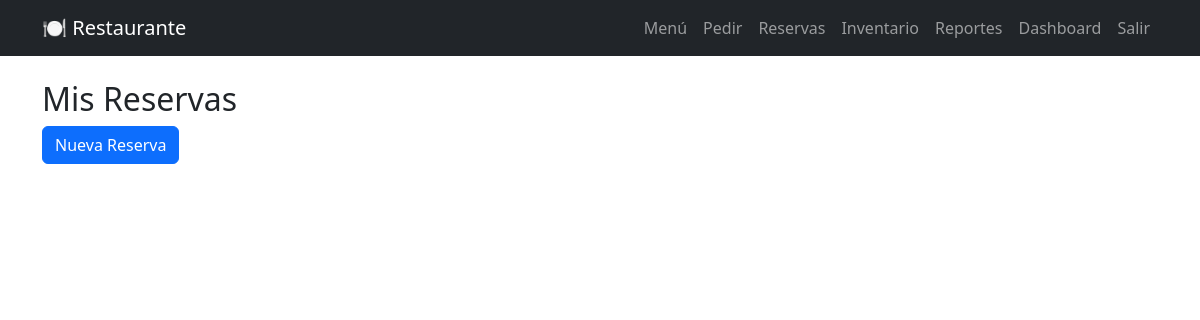
Page /reservations/ (signed in) on the earlier database version.
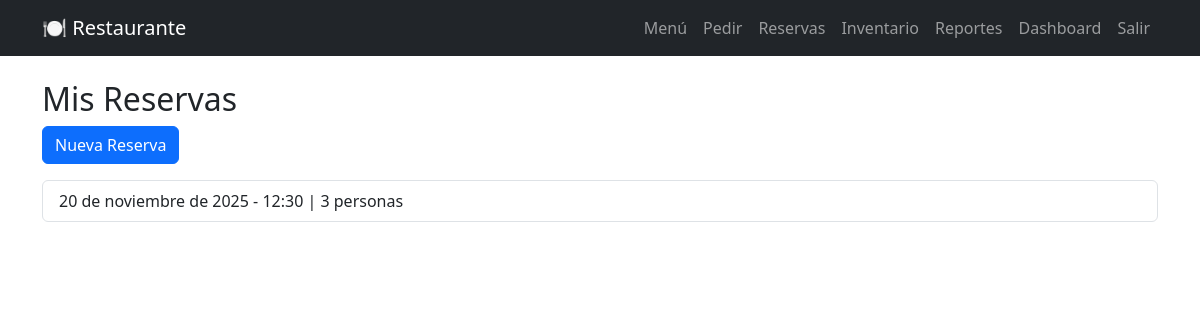
Same page on the later database version.
### reservations/models.py (models this page shows, shortened)
class Reservation(models.Model):
    user = models.ForeignKey(User, on_delete=models.CASCADE)
    date = models.DateField()
    time = models.TimeField()
    persons = models.PositiveIntegerField(default=1)
    notes = models.TextField(blank=True)

### reservations/views.py (the view)
# urls.py: path("", views.reservation_list, name="list"),
@login_required
def reservation_list(request):
    reservations = Reservation.objects.filter(user=request.user)
    return render(request, "reservations/list.html", {"reservations": reservations})

### templates/reservations/list.html
{% extends "base.html" %}
{% block content %}
<h2>Mis Reservas</h2>
<a class="btn btn-primary" href="/reservations/create/">Nueva Reserva</a>
<ul class="list-group mt-3">
    {% for r in reservations %}
    <li class="list-group-item">
        {{ r.date }} - {{ r.time }} | {{ r.persons }} personas
    </li>
    {% endfor %}
</ul>
{% endblock %}

Differences in the rows shown:
added Reservation: date "20 de noviembre de 2025", time "12:30", persons "3"
